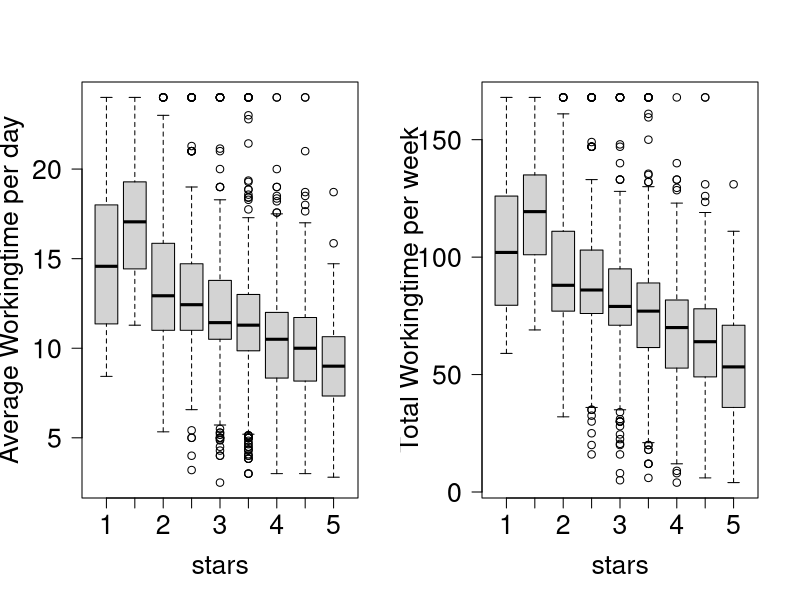

This chart was generated by the following R code: (Note: this script raises an error after producing the figure.)
data<-read.csv("workinghours.csv",header = TRUE,stringsAsFactors = FALSE) 
head(data)
data$stars=factor(data$stars)
data$days=factor(data$days)

par(mfrow=c(1,2),las=1,cex=1)
par(cex.lab=1.6,cex.axis=1.6)
boxplot(averageworkingtime~stars,data=data,xlab="stars",ylab="Average Workingtime per day")
boxplot(totalworkingtime~stars,data=data,xlab="stars",ylab="Total Workingtime per week")

ord1=polr(stars~averageworkingtime,data=data)
ctable <- coef(summary(ord1))
p <- pnorm(abs(ctable[, "t value"]), lower.tail = FALSE) * 2
ctable <- cbind(ctable, "p value" = p)
ctable


ord2=polr(stars~totalworkingtime,data=data)
ctable <- coef(summary(ord2))
p <- pnorm(abs(ctable[, "t value"]), lower.tail = FALSE) * 2
ctable <- cbind(ctable, "p value" = p)
ctable

